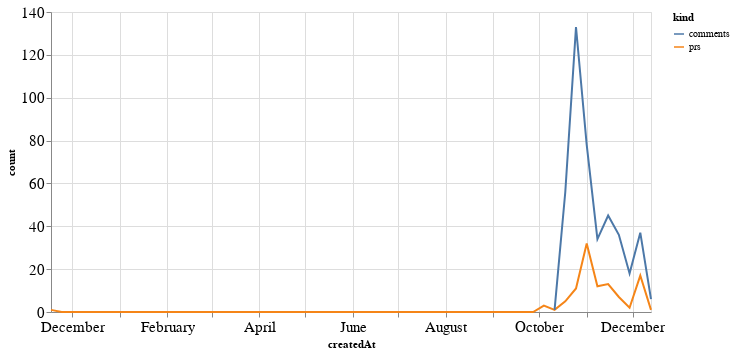

Notebook source saved alongside this figure:
### Code cell
alt.Chart(total_time, width=600).mark_line().encode(
    x='createdAt',
    y='count',
    color='kind'
)

### Figure 1 — Vega-Lite specification as saved in the notebook (floating-point values rounded to 4 significant figures)
{"config": {"axisLeft": {"labelFontSize": 15}, "axisBottom": {"labelFontSize": 15}}, "data": {"name": "data-e6c12da7665641b558c6eb260e05696f"}, "mark": "line", "encoding": {"color": {"type": "nominal", "field": "kind"}, "x": {"type": "temporal", "field": "createdAt"}, "y": {"type": "quantitative", "field": "count"}}, "width": 600, "$schema": "https://vega.github.io/schema/vega-lite/v4.8.1.json", "datasets": {"data-e6c12da7665641b558c6eb260e05696f": [{"createdAt": "2019-11-17T00:00:00", "kind": "prs", "count": 1.0}, {"createdAt": "2019-11-24T00:00:00", "kind": "prs", "count": 0.0}, {"createdAt": "2019-12-01T00:00:00", "kind": "prs", "count": 0.0}, {"createdAt": "2019-12-08T00:00:00", "kind": "prs", "count": 0.0}, {"createdAt": "2019-12-15T00:00:00", "kind": "prs", "count": 0.0}, {"createdAt": "2019-12-22T00:00:00", "kind": "prs", "count": 0.0}, {"createdAt": "2019-12-29T00:00:00", "kind": "prs", "count": 0.0}, {"createdAt": "2020-01-05T00:00:00", "kind": "prs", "count": 0.0}, {"createdAt": "2020-01-12T00:00:00", "kind": "prs", "count": 0.0}, {"createdAt": "2020-01-19T00:00:00", "kind": "prs", "count": 0.0}, {"createdAt": "2020-01-26T00:00:00", "kind": "prs", "count": 0.0}, {"createdAt": "2020-02-02T00:00:00", "kind": "prs", "count": 0.0}, {"createdAt": "2020-02-09T00:00:00", "kind": "prs", "count": 0.0}, {"createdAt": "2020-02-16T00:00:00", "kind": "prs", "count": 0.0}, {"createdAt": "2020-02-23T00:00:00", "kind": "prs", "count": 0.0}, {"createdAt": "2020-03-01T00:00:00", "kind": "prs", "count": 0.0}, {"createdAt": "2020-03-08T00:00:00", "kind": "prs", "count": 0.0}, {"createdAt": "2020-03-15T00:00:00", "kind": "prs", "count": 0.0}, {"createdAt": "2020-03-22T00:00:00", "kind": "prs", "count": 0.0}, {"createdAt": "2020-03-29T00:00:00", "kind": "prs", "count": 0.0}, {"createdAt": "2020-04-05T00:00:00", "kind": "prs", "count": 0.0}, {"createdAt": "2020-04-12T00:00:00", "kind": "prs", "count": 0.0}, {"createdAt": "2020-04-19T00:00:00", "kind": "prs", "count": 0.0}, {"createdAt": "2020-04-26T00:00:00", "kind": "prs", "count": 0.0}, {"createdAt": "2020-05-03T00:00:00", "kind": "prs", "count": 0.0}, {"createdAt": "2020-05-10T00:00:00", "kind": "prs", "count": 0.0}, {"createdAt": "2020-05-17T00:00:00", "kind": "prs", "count": 0.0}, {"createdAt": "2020-05-24T00:00:00", "kind": "prs", "count": 0.0}, {"createdAt": "2020-05-31T00:00:00", "kind": "prs", "count": 0.0}, {"createdAt": "2020-06-07T00:00:00", "kind": "prs", "count": 0.0}, {"createdAt": "2020-06-14T00:00:00", "kind": "prs", "count": 0.0}, {"createdAt": "2020-06-21T00:00:00", "kind": "prs", "count": 0.0}, {"createdAt": "2020-06-28T00:00:00", "kind": "prs", "count": 0.0}, {"createdAt": "2020-07-05T00:00:00", "kind": "prs", "count": 0.0}, {"createdAt": "2020-07-12T00:00:00", "kind": "prs", "count": 0.0}, {"createdAt": "2020-07-19T00:00:00", "kind": "prs", "count": 0.0}, {"createdAt": "2020-07-26T00:00:00", "kind": "prs", "count": 0.0}, {"createdAt": "2020-08-02T00:00:00", "kind": "prs", "count": 0.0}, {"createdAt": "2020-08-09T00:00:00", "kind": "prs", "count": 0.0}, {"createdAt": "2020-08-16T00:00:00", "kind": "prs", "count": 0.0}, {"createdAt": "2020-08-23T00:00:00", "kind": "prs", "count": 0.0}, {"createdAt": "2020-08-30T00:00:00", "kind": "prs", "count": 0.0}, {"createdAt": "2020-09-06T00:00:00", "kind": "prs", "count": 0.0}, {"createdAt": "2020-09-13T00:00:00", "kind": "prs", "count": 0.0}, {"createdAt": "2020-09-20T00:00:00", "kind": "prs", "count": 0.0}, {"createdAt": "2020-09-27T00:00:00", "kind": "prs", "count": 0.0}, {"createdAt": "2020-10-04T00:00:00", "kind": "prs", "count": 3.0}, {"createdAt": "2020-10-11T00:00:00", "kind": "prs", "count": 1.0}, {"createdAt": "2020-10-18T00:00:00", "kind": "prs", "count": 5.0}, {"createdAt": "2020-10-25T00:00:00", "kind": "prs", "count": 11.0}, {"createdAt": "2020-11-01T00:00:00", "kind": "prs", "count": 32.0}, {"createdAt": "2020-11-08T00:00:00", "kind": "prs", "count": 12.0}, {"createdAt": "2020-11-15T00:00:00", "kind": "prs", "count": 13.0}, {"createdAt": "2020-11-22T00:00:00", "kind": "prs", "count": 7.0}, {"createdAt": "2020-11-29T00:00:00", "kind": "prs", "count": 2.0}, {"createdAt": "2020-12-06T00:00:00", "kind": "prs", "count": 17.0}, {"createdAt": "2020-12-13T00:00:00", "kind": "prs", "count": 1.0}, {"createdAt": "2019-11-17T00:00:00", "kind": "comments", "count": null}, {"createdAt": "2019-11-24T00:00:00", "kind": "comments", "count": null}, {"createdAt": "2019-12-01T00:00:00", "kind": "comments", "count": null}, {"createdAt": "2019-12-08T00:00:00", "kind": "comments", "count": null}, {"createdAt": "2019-12-15T00:00:00", "kind": "comments", "count": null}, {"createdAt": "2019-12-22T00:00:00", "kind": "comments", "count": null}, {"createdAt": "2019-12-29T00:00:00", "kind": "comments", "count": null}, {"createdAt": "2020-01-05T00:00:00", "kind": "comments", "count": null}, {"createdAt": "2020-01-12T00:00:00", "kind": "comments", "count": null}, {"createdAt": "2020-01-19T00:00:00", "kind": "comments", "count": null}, {"createdAt": "2020-01-26T00:00:00", "kind": "comments", "count": null}, {"createdAt": "2020-02-02T00:00:00", "kind": "comments", "count": null}, {"createdAt": "2020-02-09T00:00:00", "kind": "comments", "count": null}, {"createdAt": "2020-02-16T00:00:00", "kind": "comments", "count": null}, {"createdAt": "2020-02-23T00:00:00", "kind": "comments", "count": null}, {"createdAt": "2020-03-01T00:00:00", "kind": "comments", "count": null}, {"createdAt": "2020-03-08T00:00:00", "kind": "comments", "count": null}, {"createdAt": "2020-03-15T00:00:00", "kind": "comments", "count": null}, {"createdAt": "2020-03-22T00:00:00", "kind": "comments", "count": null}, {"createdAt": "2020-03-29T00:00:00", "kind": "comments", "count": null}, {"createdAt": "2020-04-05T00:00:00", "kind": "comments", "count": null}, {"createdAt": "2020-04-12T00:00:00", "kind": "comments", "count": null}, {"createdAt": "2020-04-19T00:00:00", "kind": "comments", "count": null}, {"createdAt": "2020-04-26T00:00:00", "kind": "comments", "count": null}, {"createdAt": "2020-05-03T00:00:00", "kind": "comments", "count": null}, {"createdAt": "2020-05-10T00:00:00", "kind": "comments", "count": null}, {"createdAt": "2020-05-17T00:00:00", "kind": "comments", "count": null}, {"createdAt": "2020-05-24T00:00:00", "kind": "comments", "count": null}, {"createdAt": "2020-05-31T00:00:00", "kind": "comments", "count": null}, {"createdAt": "2020-06-07T00:00:00", "kind": "comments", "count": null}, {"createdAt": "2020-06-14T00:00:00", "kind": "comments", "count": null}, {"createdAt": "2020-06-21T00:00:00", "kind": "comments", "count": null}, {"createdAt": "2020-06-28T00:00:00", "kind": "comments", "count": null}, {"createdAt": "2020-07-05T00:00:00", "kind": "comments", "count": null}, {"createdAt": "2020-07-12T00:00:00", "kind": "comments", "count": null}, {"createdAt": "2020-07-19T00:00:00", "kind": "comments", "count": null}, {"createdAt": "2020-07-26T00:00:00", "kind": "comments", "count": null}, {"createdAt": "2020-08-02T00:00:00", "kind": "comments", "count": null}, {"createdAt": "2020-08-09T00:00:00", "kind": "comments", "count": null}, {"createdAt": "2020-08-16T00:00:00", "kind": "comments", "count": null}, {"createdAt": "2020-08-23T00:00:00", "kind": "comments", "count": null}, {"createdAt": "2020-08-30T00:00:00", "kind": "comments", "count": null}, {"createdAt": "2020-09-06T00:00:00", "kind": "comments", "count": null}, {"createdAt": "2020-09-13T00:00:00", "kind": "comments", "count": null}, {"createdAt": "2020-09-20T00:00:00", "kind": "comments", "count": null}, {"createdAt": "2020-09-27T00:00:00", "kind": "comments", "count": null}, {"createdAt": "2020-10-04T00:00:00", "kind": "comments", "count": null}, {"createdAt": "2020-10-11T00:00:00", "kind": "comments", "count": 1.0}, {"createdAt": "2020-10-18T00:00:00", "kind": "comments", "count": 56.0}, {"createdAt": "2020-10-25T00:00:00", "kind": "comments", "count": 133.0}, {"createdAt": "2020-11-01T00:00:00", "kind": "comments", "count": 78.0}, {"createdAt": "2020-11-08T00:00:00", "kind": "comments", "count": 34.0}, {"createdAt": "2020-11-15T00:00:00", "kind": "comments", "count": 45.0}, {"createdAt": "2020-11-22T00:00:00", "kind": "comments", "count": 36.0}, {"createdAt": "2020-11-29T00:00:00", "kind": "comments", "count": 18.0}, {"createdAt": "2020-12-06T00:00:00", "kind": "comments", "count": 37.0}, {"createdAt": "2020-12-13T00:00:00", "kind": "comments", "count": 6.0}]}}
